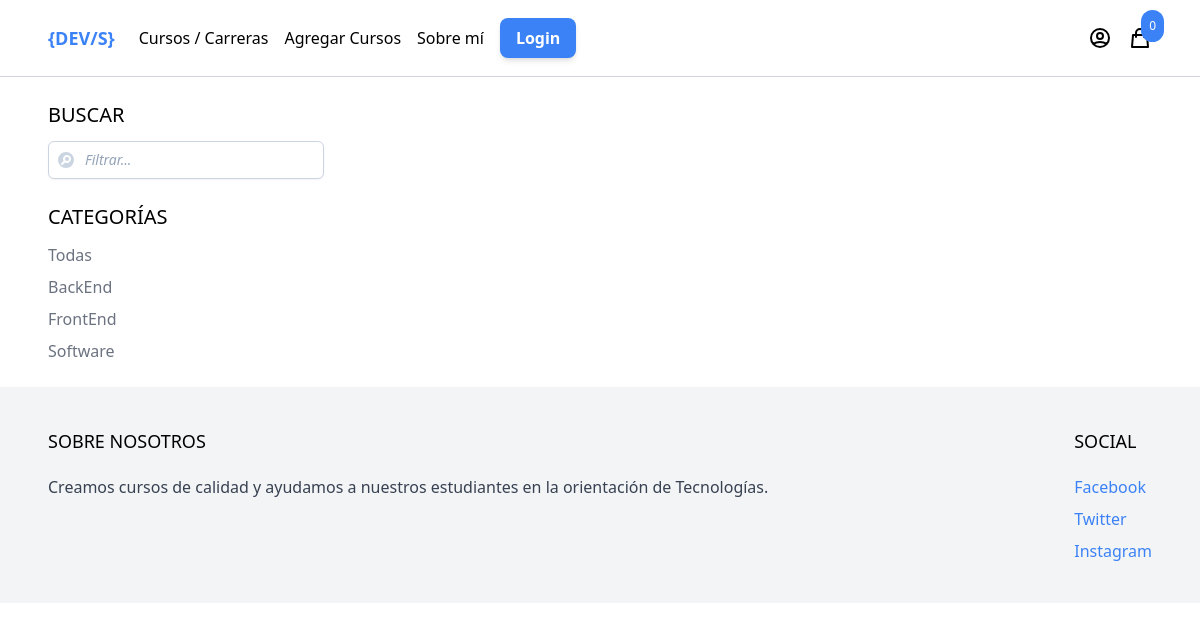
Before: /shop/?category=back-end with the older database file.
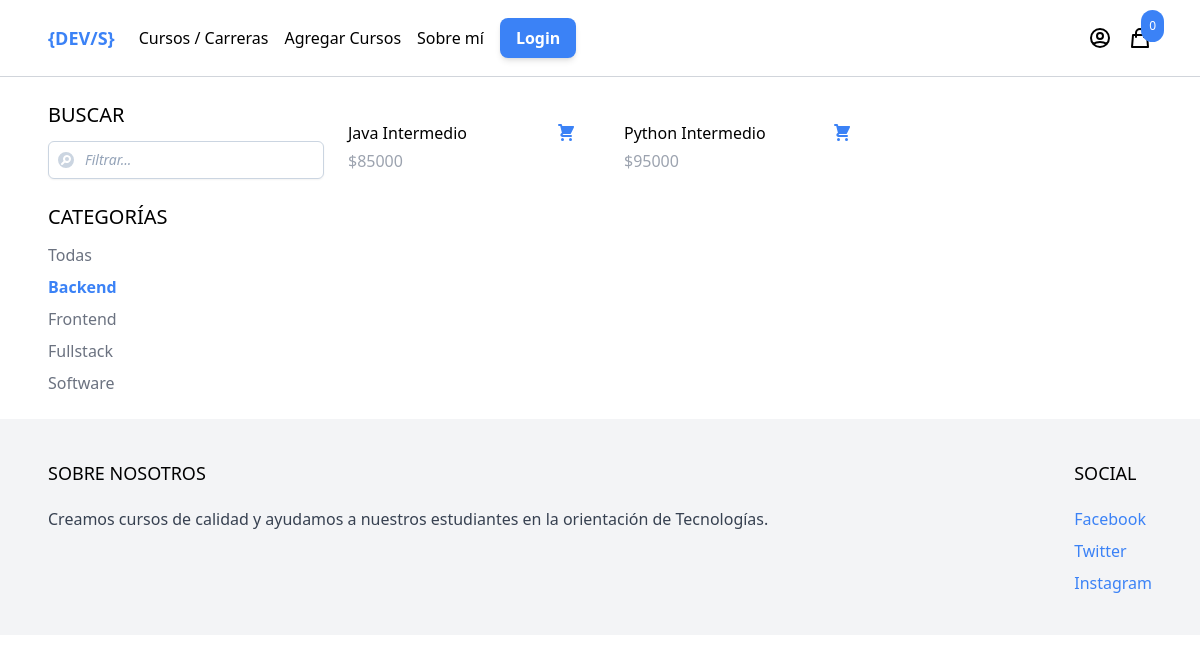
After: the same page with the newer database file.
### cursos/models.py (models this page shows, shortened)
class Category(models.Model):
    name = models.CharField(max_length=255)
    slug = models.SlugField()
    class Meta:
        ordering = ("name",)

class Cursos(models.Model):
    name = models.CharField(max_length=255)
    category = models.ForeignKey(
        Category,
        related_name="cursos",
        on_delete=models.CASCADE,
    )
    slug = models.SlugField()
    description = models.TextField(blank=True, null=True)
    precio = models.IntegerField()
    created_at = models.DateTimeField(auto_now_add=True)
    image = models.ImageField(upload_to="uploads/", blank=True, null=True)
    thumbnail = models.ImageField(upload_to="uploads/", blank=True, null=True)
    class Meta:
        ordering = ("-created_at",)
    def get_thumbnail(self):
        if self.thumbnail:
            return self.thumbnail.url

### core/views.py (the view)
# urls.py: path("shop/", core.shop, name="shop"),
def shop(request):
    categorias = Category.objects.all()
    cursos = Cursos.objects.all()
    categoria_activa = request.GET.get("category", "")
    if categoria_activa:
        cursos = cursos.filter(category__slug=categoria_activa)
    query = request.GET.get("query", "")
    if query:
        cursos = cursos.filter(
            Q(name__icontains=query) | Q(description__icontains=query)
        )
    context = {
        "cursos": cursos,
        "categorias": categorias,
        "categoria_activa": categoria_activa,
    }
    return render(request, "core/shop.html", context)

### carrito/context_processors.py (called while the page is built)
def cart(request):
    return {"carrito": Cart(request)}

### core/templates/core/shop.html (shortened to what this page needs)
{% extends 'core/base.html' %}
{% block content %}
<div class="max-w-6xl mx-auto flex flex-wrap items-start py-6 px-6 xl:px-0">
  <div class="filters w-full lg:w-1/4">
    <h3 class="mb-3 text-xl uppercase">Buscar</h3>
    <form method="get" action=".">
      <label class="relative block">
        <span class="absolute inset-y-0 left-0 flex items-center pl-2">
          <svg class="h-5 w-5 fill-slate-300" viewBox="0 0 20 20">
            <path d="M9 9a2 2 0 114 0 2 2 0 01-4 0z" />
            <path fill-rule="evenodd"
              d="M10 18a8 8 0 100-16 8 8 0 000 16zm1-13a4 4 0 00-3.446 6.032l-2.261 2.26a1 1 0 101.414 1.415l2.261-2.261A4 4 0 1011 5z"
              clip-rule="evenodd" />
          </svg>
        </span>
        <input
          class="placeholder:italic placeholder:text-slate-400 block bg-white w-full border border-slate-300 rounded-md py-2 pl-9 pr-3 shadow-sm focus:outline-none focus:border-sky-500 focus:ring-sky-500 focus:ring-1 sm:text-sm"
          placeholder="Filtrar..." type="text" name="query" />
      </label>
    </form>
    <h3 class="mt-6 mb-3 text-xl uppercase">Categorías</h3>
    <ul class="space-y-2">
      <li><a href="{% url 'shop' %}"
          class="{% if not categoria_activa %}text-blue-500 font-bold{% else %}text-gray-500{% endif %}">Todas</a></li>
      {% for categoria in categorias %}
      <li><a href="{% url 'shop' %}?category={{ categoria.slug }}"
          class="{% if categoria.slug == categoria_activa %}text-blue-500 font-bold{% else %}text-gray-500{% endif %}">{{categoria.name}}</a>
      </li>
      {% endfor %}
    </ul>
  </div>
  <div class="cursos w-full lg:w-3/4 -mt-4 flex items-center flex-wrap">
    {% for curso in cursos %}
    {% include 'cursos/partials/cursos_lista_completa.html' %}
    {% endfor %}
  </div>
</div>
{% endblock %}

### cursos/templates/cursos/partials/cursos_lista_completa.html (shortened to what this page needs)
    <div class="w-full md:w-1/3 xl:w-1/4 p-6">
      <div class="pt-3 flex items-center justify-between">
        <a href="{% url 'producto' curso.slug %}">{{curso.name}}</a>
        <a href="{% url 'producto' curso.slug %}" class="text-blue-500 hover:text-blue-800">
        </a>
      </div>
      <div class="p pt-1 text-gray-400">${{curso.precio}}</div>
    </div>

Changed rows visible on the page:
changed Category: slug "backend" → "back-end" (drawn); name "BackEnd" → "Backend"
changed Category: name "FrontEnd" → "Frontend"
added Category: name "Fullstack"
now on this page (row edited): Cursos: name "Java Intermedio", precio "85000"
now on this page (row edited): Cursos: name "Python Intermedio", precio "95000"
